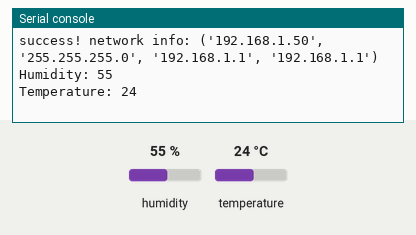
A program run on a simulated MicroPython board. Parts: the last lines printed to the serial console. Inputs (shaded band) come from the test bench; at power-on: humidity 55 %, temperature 24 °C. Web requests get an empty 200 reply after 0.4 s; a WiFi scan finds one network, HomeNet.

Above: at 3.2 s.
3.3 s: humidity set to 22 %
At 4.9 s:
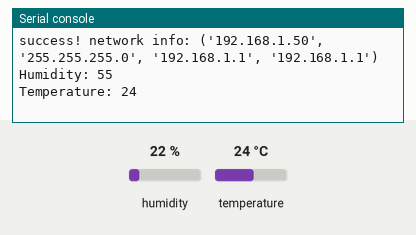
10.3 s: temperature set to 12 °C
At 11.4 s:
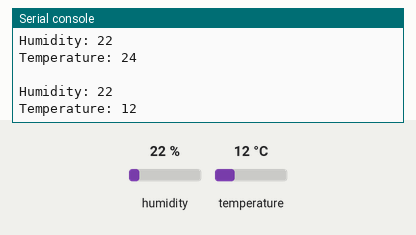
15.6 s: humidity set to 40 %
At 18.6 s:
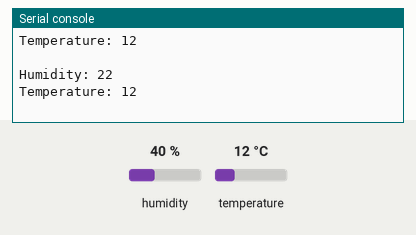
Timing chart, 0 to 20.1 s (numbered marks = the images above; inputs shaded):
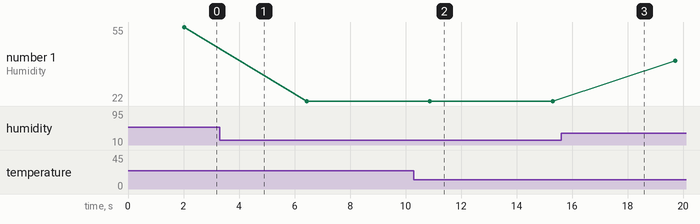

The program:

microcontroller-code.py
```python
import network
import urequests as req
from utime import sleep
from machine import Pin
import dht
##written by Kelvin Mwangi Magochi www.webninjaafrica.com E-mail: mwangikelvin278@gmail.com tel: 0111560417
## MIT license..

dht_pin=Pin(14,Pin.IN)
d=dht.DHT11(dht_pin)

a=network.WLAN(network.STA_IF)

try:
  if not a.isconnected():
    print("initiating connection..")
    a.active(True)
    a.connect("AIAP","aiap0212")
    print("networks: ",a.scan())
    while not a.isconnected():
      pass
    print("success! network info: "+str(a.ifconfig()))
except Exception as e:
    print("connection error: ")
    print(e)

while True:
    d.measure()
    temp=d.temperature()
    hum=d.humidity()
    #configure server address
    server_address="http://192.169.0.102" #change this address to match your xammp/web server domain /address
    #end server address
    chip_name="MAGOCHI-GREENHOUSE-1"
    print("Humidity: "+str(hum))
    print("Temperature: "+str(temp))
    strq=server_address+"/IOT/api.php?hum="+str(hum)+"&temp="+str(temp)+"&chip="+str(chip_name)+""
    try:
       p=req.get(strq)
       sleep(2)
       print(p.text)
       p.close()
    except Exception as y:
       print("not queried url")
       print(y)
    sleep(2)
```

Measured:
- after the input at 10.3 s, the serial console: prints a new line after 0.57 s (image 2)
- plotted number 1: 55 → 22 after the input at 3.3 s, 22 → 40 after the input at 15.6 s
